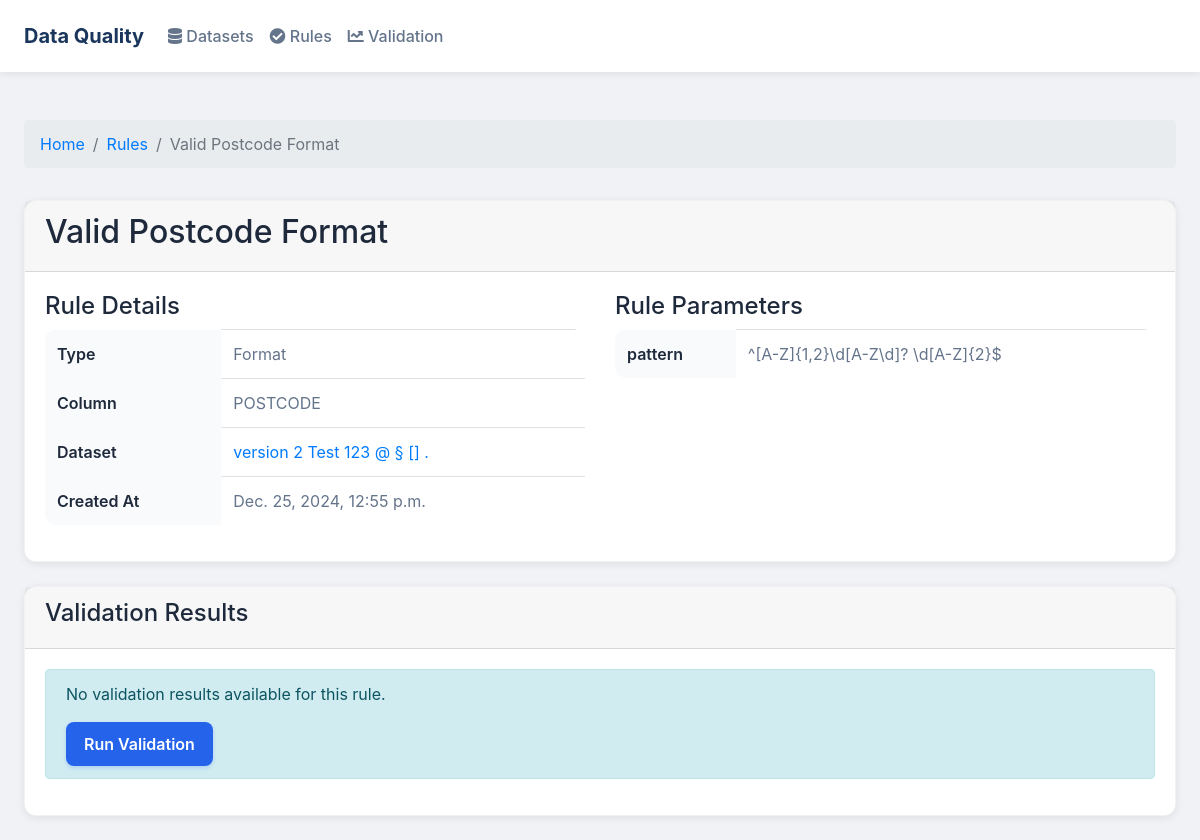
The app's page /rules/6/ (signed in) with its own data.
### core/models.py (models this page shows, shortened)
class DataGovernanceRule(models.Model):
    RULE_TYPES = [
        ('format', 'Format'),
        ('range', 'Range'),
        ('required', 'Required'),
        ('unique', 'Unique'),
        ('categorical', 'Categorical'),
        ('date_format', 'Date Format'),
        ('cross_column', 'Cross Column'),
    ]
    name = models.CharField(max_length=255)
    description = models.TextField(blank=True)
    rule_type = models.CharField(max_length=50, choices=RULE_TYPES)
    column_name = models.CharField(max_length=255)
    parameters = models.JSONField(default=dict, blank=True)
    dataset = models.ForeignKey('Dataset', on_delete=models.CASCADE, related_name='rules')
    created_by = models.ForeignKey(settings.AUTH_USER_MODEL, on_delete=models.SET_NULL, null=True)
    created_at = models.DateTimeField(auto_now_add=True)
    updated_at = models.DateTimeField(auto_now=True)
    is_active = models.BooleanField(default=True, help_text="Whether the rule is currently active")
    class Meta:
        ordering = ['name']
        indexes = [
            models.Index(fields=['dataset', 'rule_type']),
            models.Index(fields=['column_name']),
        ]

class Dataset(models.Model):
    FILE_TYPE_CHOICES = [
        ('csv', 'CSV'),
        ('excel', 'Excel'),
        ('json', 'JSON')
    ]
    PROFILE_STATUS_CHOICES = [
        ('not_generated', 'Not Generated'),
        ('processing', 'Processing'),
        ('completed', 'Completed'),
        ('failed', 'Failed')
    ]
    name = models.CharField(max_length=255)
    description = models.TextField(blank=True)
    file = models.FileField(upload_to='datasets/')
    file_type = models.CharField(max_length=10, choices=FILE_TYPE_CHOICES)
    created_at = models.DateTimeField(auto_now_add=True)
    updated_at = models.DateTimeField(auto_now=True)
    profile_status = models.CharField(
        max_length=20,
        choices=PROFILE_STATUS_CHOICES,
        default='not_generated'
    )
    profile_last_updated = models.DateTimeField(null=True, blank=True)
    profile_config = models.JSONField(null=True, blank=True)
    profile_report = models.FileField(upload_to='profiles/reports/', null=True, blank=True)
    profile_json = models.FileField(upload_to='profiles/json/', null=True, blank=True)
    total_rows = models.IntegerField(null=True, blank=True)
    total_columns = models.IntegerField(null=True, blank=True)
    column_names = models.JSONField(null=True, blank=True)
    column_types = models.JSONField(null=True, blank=True)
    is_sensitive = models.BooleanField(default=False, help_text="Mark if dataset contains sensitive information")
    uploaded_by = models.ForeignKey(
        User,
        on_delete=models.SET_NULL,
        null=True,
        blank=True,
        related_name='uploaded_datasets',
        help_text="User who uploaded the dataset"
    )

### core/views.py (the view)
# urls.py: path('rules/<int:rule_id>/', views.rule_detail, name='rule_detail'),
@login_required
def rule_detail(request, rule_id):
    rule = get_object_or_404(DataGovernanceRule, id=rule_id)
    validation_results = rule.rulevalidationresult_set.order_by('-validation_date')[:10]
    return render(request, 'core/rule_detail.html', {
        'rule': rule,
        'validation_results': validation_results,
        'active_page': 'rules'
    })

### core/templates/core/rule_detail.html (shortened to what this page needs)
{% extends "core/base.html" %}
{% load static custom_filters %}
{% block content %}
<div class="container-fluid mt-4">
    <div class="row mb-3">
        <div class="col-md-12">
            <nav aria-label="breadcrumb">
                <ol class="breadcrumb">
                    <li class="breadcrumb-item"><a href="{% url 'core:home' %}">Home</a></li>
                    <li class="breadcrumb-item"><a href="{% url 'core:rule_list' %}">Rules</a></li>
                    <li class="breadcrumb-item active" aria-current="page">{{ rule.name }}</li>
                </ol>
            </nav>
        </div>
    </div>
    <div class="row">
        <div class="col-md-12">
            <div class="card mb-4">
                <div class="card-header d-flex justify-content-between align-items-center">
                    <h2>{{ rule.name }}</h2>
                </div>
                <div class="card-body">
                    <div class="row">
                        <div class="col-md-6">
                            <h4>Rule Details</h4>
                            <table class="table">
                                <tr>
                                    <th>Type</th>
                                    <td>{{ rule.get_rule_type_display }}</td>
                                </tr>
                                <tr>
                                    <th>Column</th>
                                    <td>{{ rule.column_name }}</td>
                                </tr>
                                <tr>
                                    <th>Dataset</th>
                                    <td>
                                        {% if rule.dataset %}
                                            <a href="{% url 'core:dataset_detail' rule.dataset.id %}">
                                                {{ rule.dataset.name }}
                                            </a>
                                        {% else %}
                                            <span class="text-muted">No dataset associated</span>
                                        {% endif %}
                                    </td>
                                </tr>
                                <tr>
                                    <th>Created At</th>
                                    <td>{{ rule.created_at }}</td>
                                </tr>
                            </table>
                        </div>
                        <div class="col-md-6">
                            <h4>Rule Parameters</h4>
                            {% if rule.parameters %}
                                <table class="table">
                                    {% for key, value in rule.parameters.items %}
                                        <tr>
                                            <th>{{ key }}</th>
                                            <td>{{ value }}</td>
                                        </tr>
                                    {% endfor %}
                                </table>
                            {% else %}
                                <div class="alert alert-info">No additional parameters defined.</div>
                            {% endif %}
                        </div>
                    </div>
                </div>
            </div>
        </div>
    </div>
    <div class="row">
        <div class="col-md-12">
            <div class="card">
                <div class="card-header d-flex justify-content-between align-items-center">
                    <h4>Validation Results</h4>
                </div>
                <div class="card-body">
                    {% if has_validation_results %}
                        <div class="row mb-3">
                            <div class="col-md-4">
                                <div class="card text-center">
                                    <div class="card-body">
                                        <h5 class="card-title">Total Validations</h5>
                                        <p class="display-4">{{ total_validations }}</p>
                                    </div>
                                </div>
                            </div>
                            <div class="col-md-4">
                                <div class="card text-center">
                                    <div class="card-body">
                                        <h5 class="card-title">Passed Validations</h5>
                                        <p class="display-4 text-success">{{ passed_validations }}</p>
                                        <small class="text-muted">{{ validation_success_rate|floatformat:2 }}%</small>
                                    </div>
                                </div>
                            </div>
                            <div class="col-md-4">
                                <div class="card text-center">
                                    <div class="card-body">
                                        <h5 class="card-title">Failed Validations</h5>
                                        <p class="display-4 text-danger">{{ failed_validations }}</p>
                                        <small class="text-muted">
                                            {% if total_validations > 0 %}
                                                {{ failed_validations|multiply:100.0|divide:total_validations|floatformat:2 }}%
                                            {% else %}
                                                0%
                                            {% endif %}
                                        </small>
                                    </div>
                                </div>
                            </div>
                        </div>
                        <table class="table table-striped table-hover">
                            <thead>
                                <tr>
                                    <th>Validation Date</th>
                                    <th>Status</th>
                                    <th>Failed Rows</th>
                                    <th>Actions</th>
                                </tr>
                            </thead>
                            <tbody>
                                {% for result in validation_results %}
                                    <tr class="{% if result.passed %}table-success{% else %}table-danger{% endif %}">
                                        <td>{{ result.validation_date|date:"Y-m-d H:i" }}</td>
                                        <td>
                                            {% if result.passed %}
                                                <span class="badge bg-success">Passed</span>
                                            {% else %}
                                                <span class="badge bg-danger">Failed</span>
                                            {% endif %}
                                        </td>
                                        <td>
                                            {% if not result.passed %}
                                                {{ result.get_failed_rows_count }}
                                                <small class="text-muted">({{ result.get_failure_rate|floatformat:2 }}%)</small>
                                            {% else %}
                                                -
                                            {% endif %}
                                        </td>
                                        <td>
                                            <a href="{% url 'core:dataset_detail' result.dataset.id %}" class="btn btn-sm btn-info">
                                                <i class="bi bi-eye"></i> View Dataset
                                            </a>
                                        </td>
                                    </tr>
                                {% endfor %}
                            </tbody>
                        </table>
                    {% else %}
                        <div class="alert alert-info">
                            <p>No validation results available for this rule.</p>
                            {% if rule.dataset %}
                                <a href="{% url 'core:rule_validate' rule.id %}" class="btn btn-primary">
                                     Run Validation
                                </a>
                            {% else %}
                                <div class="alert alert-warning">
                                    No dataset associated with this rule. Cannot run validation.
                                </div>
                            {% endif %}
                        </div>
                    {% endif %}
                </div>
            </div>
        </div>
    </div>
</div>
{% endblock %}

### core/templates/core/base.html (style rules this page uses)
body { background-color: #f0f2f5; color: #1e293b; font-family: -apple-system, BlinkMacSystemFont, "Segoe UI", Roboto, "Helvetica Neue", Arial, sans-serif; }
.card { background: white; border-radius: 12px; box-shadow: 0 2px 8px rgba(0,0,0,0.08); border: 1px solid rgba(0,0,0,0.05); transition: all 0.3s ease; }
.btn-primary { background: #2563eb; border: none; border-radius: 8px; padding: 10px 18px; font-weight: 600; transition: all 0.2s ease; box-shadow: 0 2px 4px rgba(37,99,235,0.2); }
.container-fluid { padding: 24px; }
.table { background: white; border-radius: 12px; overflow: hidden; }
.table th { background: #f8fafc; color: #1e293b; font-weight: 600; border-top: none; }
.table td { vertical-align: middle; color: #64748b; }

### records on screen
DataGovernanceRule: name "Valid Postcode Format", rule_type "Format", column_name "POSTCODE", dataset.name "version 2 Test 123 @ § [] .", created_at "Dec. 25, 2024, 12:55 p.m."

### other values on screen
{{ key }} "pattern"
{{ value }} "^[A-Z]{1,2}\\d[A-Z\\d]? \\d[A-Z]{2}$"
